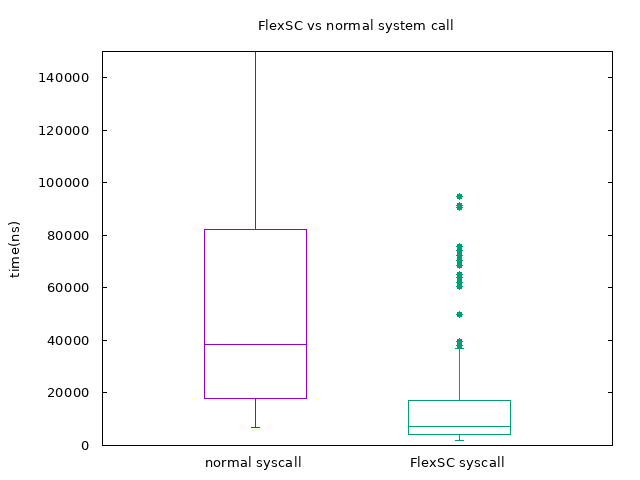

gnuplot code for this plot:
set ylabel 'time(ns)'
set title 'FlexSC vs normal system call'
set term png enhanced font 'Verdana,10'
set style data boxplot
set style boxplot outliers

unset key
set xtics ("normal syscall" 1, "FlexSC syscall" 2) scale 0.0

set output 'exp2.png'
set yrange [0:150000]

plot \
'normal.out' using (1):1 ,\
'flexsc.out' using (2):1 ,\

